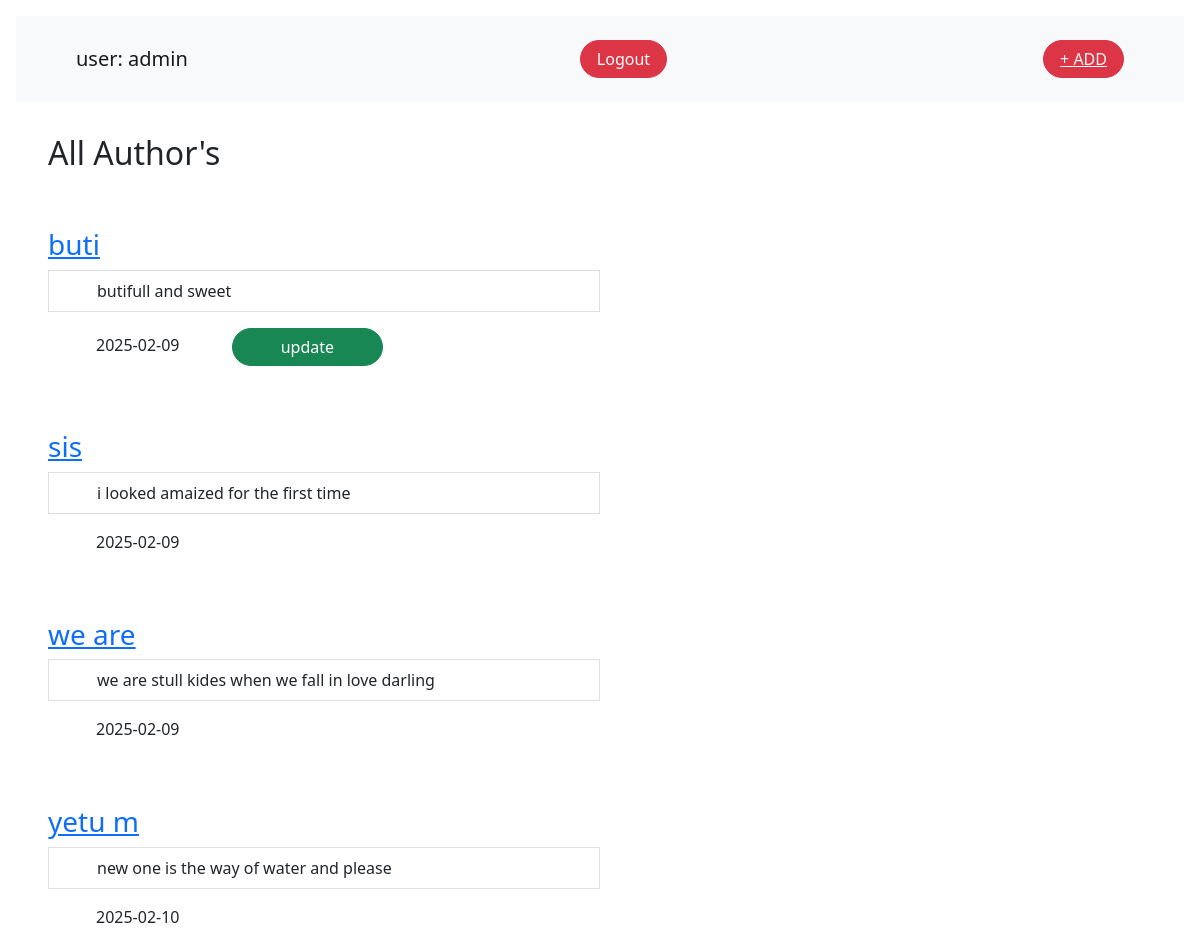
The app's page / (signed in) with its own data.
### formview/models.py (models this page shows, shortened)
class Trial(models.Model):
    username = models.ForeignKey(User,on_delete=models.CASCADE)
    name = models.CharField(max_length=6)
    title = models.CharField(max_length=255)
    slug = models.SlugField()
    message = models.CharField(max_length=255)
    date = models.DateField(auto_now_add=True)

### formview/views.py (the view)
# urls.py: path('',ListViewPage.as_view(), name = 'listView'),
class ListViewPage(ListView):
    template_name = 'list.html'
    model = Trial
    context_object_name = 'list'
    queryset = Trial.objects.all() #the default one to get all the model objects

### formview/templates/list.html (shortened to what this page needs)
<!DOCTYPE html>
<html lang="en">
<head>
    <link href="https://cdn.jsdelivr.net/npm/bootstrap@5.0.2/dist/css/bootstrap.min.css" rel="stylesheet">
</head>
<body>
  <nav class="navbar navbar-expand-lg navbar-light bg-light my-3 mx-3">
    <div class="container-fluid">
      <a class="navbar-brand px-5 " href="">user: {{user}}</a>
      {%if user.is_authenticated%}
      <form action="{%url 'form_views:logout'%}" method="post">
        <button class="btn btn-danger rounded-pill px-3 my-3" type="submit">Logout</button>
      </form>
      <button class="btn btn-danger rounded-pill px-3 mx-5 " type="submit"><a class="text-light" href="{%url 'form_views:forms'%}">+ ADD</a></button>
      {% else %}
      <a class="navbar-brand px-5 " href="{%url 'form_views:login'%}">login</a>
      <a class="navbar-brand px-5 " href="{%url 'form_views:signup'%}">signup</a>
      {%endif%}
    </div>
  </nav>
  <div class ="pt-3 px-5">
    <h2>All Author's</h2>
  </div>
    {% for author in list%}
    <div class="ps-5 py-3 pt-5 border-end-0 w-50">
        <h3><a class="py-5" href="{%url 'form_views:detail' author.slug %}">{{author.name}}</a></h3>
        <p class="ps-5 list-group-item">{{author.title}}</a></p>
        <span class="px-5">{{author.date|date:'Y-m-d'}}</span>
        {% if author.username == request.user %}
        <a href="{%url 'form_views:edit' author.slug%}"> <button class="btn btn-success px-5 rounded-pill">update</button></a>
        {% endif %}
    </div>
    {%endfor%}
</html>

### records on screen
Trial: name "buti", title "butifull and sweet", date "2025-02-09", shows "update"
Trial: name "sis", title "i looked amaized for the first time", date "2025-02-09"
Trial: name "we are", title "we are stull kides when we fall in love darling", date "2025-02-09"
Trial: name "yetu m", title "new one is the way of water and please", date "2025-02-10"

### other values on screen
{{ user }} "admin"
